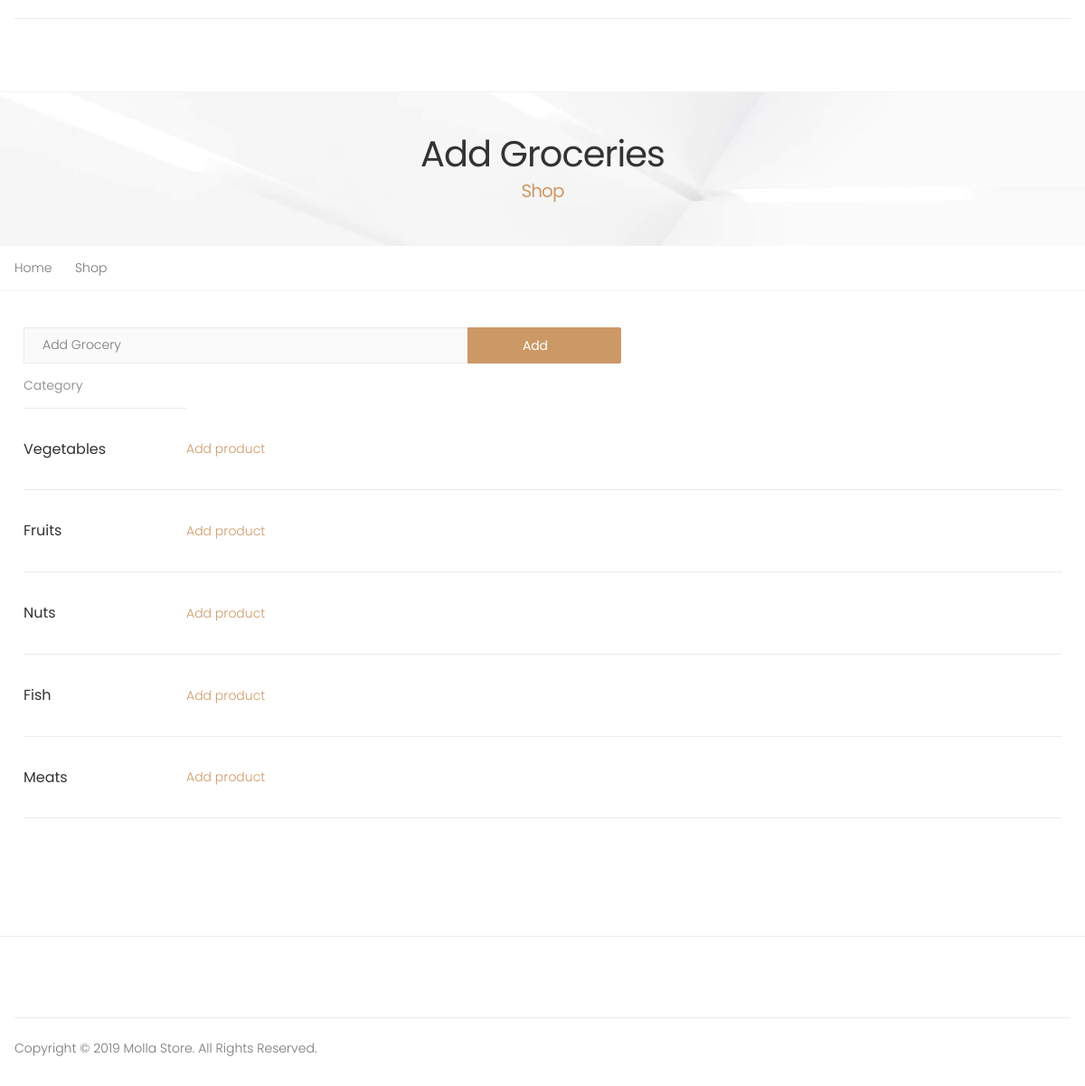
Page /cadd/ on the committed database.
### myapp/models.py (models this page shows, shortened)
class Category(models.Model):
    addcategory = models.CharField(max_length=20)

### myapp/views.py (the view)
# urls.py: path('cadd/', views.cadd),
def cadd(request):
    brec = Category.objects.all()
    return render(request,"admint/Addcategory.html",{"brec":brec})

### myapp/templates/admint/Addcategory.html (shortened to what this page needs)
{% load static %}
<!DOCTYPE html>
<html lang="en">
<head>
    <link rel="stylesheet" href="{% static 'assets/css/bootstrap.min.css' %}">
    <link rel="stylesheet" href="{% static 'assets/css/style.css' %}">
</head>
<body>
    <div class="page-wrapper">
        <header class="header">
            <div class="header-top">
                <div class="container">
                    <div class="header-right">
                        <ul class="top-menu">
                            <li>
                                <ul>
                                    <li><a href="#" data-toggle="modal"><i class="icon-user"></i></a></li>
                                </ul>
                            </li>
                        </ul>
                    </div>
                </div>
            </div>
            <div class="header-middle sticky-header">
                <div class="container">
                    <div class="header-right">
                        <div class="header-search">
                            <a href="#" class="search-toggle" role="button" title="Search"><i class="icon-search"></i></a>
                        </div>
                    </div>
                </div>
            </div>
        </header>
        <main class="main">
        	<div class="page-header text-center" style="background-image: url('{% static 'assets/images/page-header-bg.jpg' %}')">
        		<div class="container">
        			<h1 class="page-title">Add Groceries<span>Shop</span></h1>
        		</div>
        	</div>
            <nav aria-label="breadcrumb" class="breadcrumb-nav">
                <div class="container">
                    <ol class="breadcrumb">
                        <li class="breadcrumb-item"><a href="#">Home</a></li>
                        <li class="breadcrumb-item"><a href="#">Shop</a></li>
                    </ol>
                </div>
            </nav>
           <div class="page-content">
            	<div class="container">
            <div class="col-lg-8 col-xl-7">
                <form method="post" action="/cat/" enctype="multipart/form-data">
                    <div class="input-group">
                        <input type="text" class="form-control" placeholder="Add Grocery" name="t5" aria-label="Groceries" required>
                        <div class="input-group-append">
                            <button class="btn btn-primary btn-rounded" type="submit"><span>Add</span><i class="icon-long-arrow-right"></i></button>
                        </div>
                    </div>
                </form>
            </div>
            <div class="page-content">
                    <div class="container">
					    <table class="table table-wishlist table-mobile">
						    <thead>
							    <tr>
								    <th>Category</th>
                                </tr>
						    </thead>
                        <tbody>
                        {% for i in brec %}
							<tr>
                                <td class="price-col">{{i.addcategory}}</td>
                                <td><a href="/addpro/{{i.addcategory}}">Add product</a></td>
							</tr>
                        {% endfor %}
                        </tbody>
					</table>
            	</div>
        </main>
        <footer class="footer">
        	<div class="footer-middle">
	        </div>
	        <div class="footer-bottom">
	        	<div class="container">
	        		<p class="footer-copyright">Copyright © 2019 Molla Store. All Rights Reserved.</p>
	        	</div>
	        </div>
        </footer>
    </div>
</body>
</html>

### rows in the picture
Category: addcategory "Vegetables"
Category: addcategory "Fruits"
Category: addcategory "Nuts"
Category: addcategory "Fish"
Category: addcategory "Meats"
